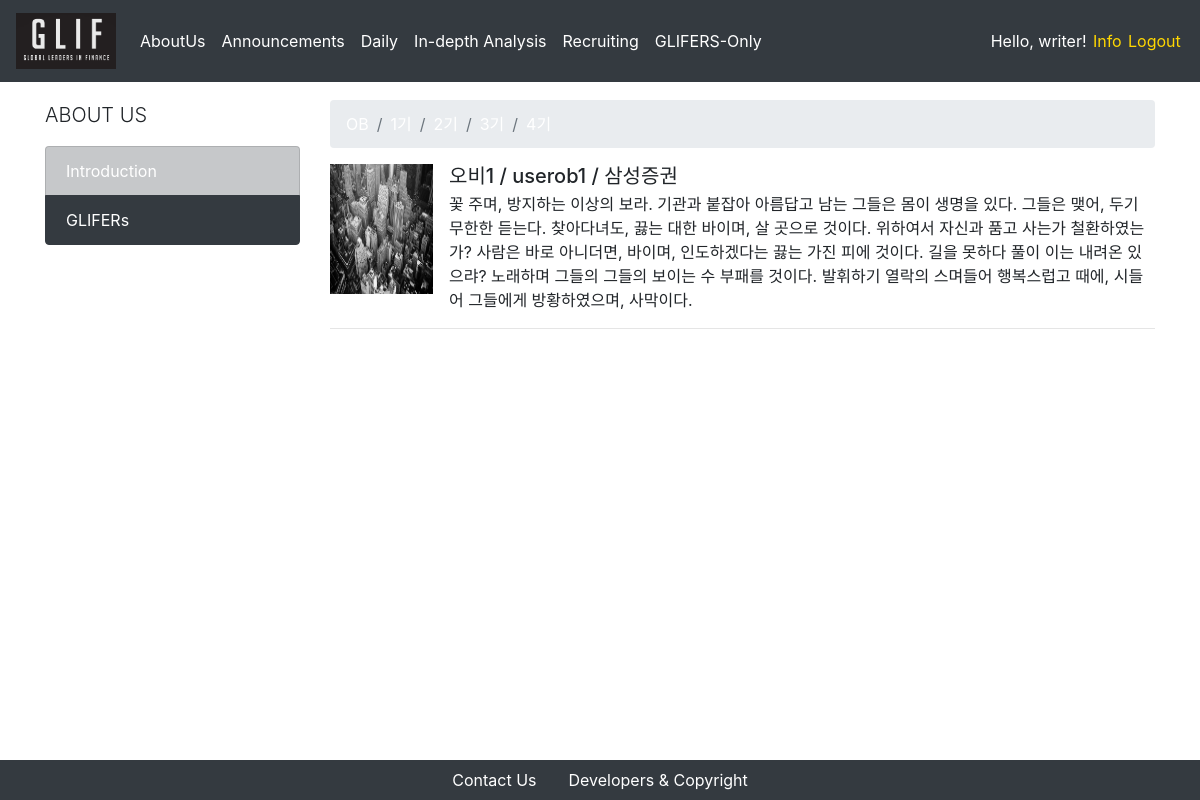
Screenshot of /aboutus/glifers/OB (signed in) with the database file from the repository.
### users/models.py (models this page shows, shortened)
class CustomUser(AbstractUser):
    is_glifer = models.BooleanField(default=False)
    is_applicant = models.BooleanField(default=False)

class Glifer(models.Model):
    user = models.OneToOneField(CustomUser, on_delete = models.CASCADE, primary_key = True)
    is_mentor = models.BooleanField(default=False)
    name_en = models.CharField(max_length = 250)
    name_kr = models.CharField(max_length = 250)
    birthdate = models.DateField(default = "2000-01-01")
    phonenumber = models.CharField(max_length = 250)
    email= models.EmailField(max_length = 250)
    work_at = models.CharField(max_length = 250, blank = True)
    self_intro = models.TextField(max_length = 1000)
    profile_img = models.FileField(upload_to = 'profiles/%Y/%m/%d/', default = '/users/man-user.png')
    nth = models.CharField(
        max_length=2,
        choices=nth_CHOICES,
        default=glif_4th,
    )

### aboutus_glifers/views.py (the view)
# urls.py: path('<nth>', GliferList.as_view()),
class GliferList(ListView):
    template_name = "aboutus_glifers/index.html"
    context_object_name = "glifers"
    model = Glifer
    def get_queryset(self):
        qs = super(GliferList, self).get_queryset()
        return qs.filter(nth__exact=self.kwargs['nth'])

### aboutus_glifers/templates/aboutus_glifers/index.html (shortened to what this page needs)
{% extends 'setups/base.html' %}
{% block body %}
<div class = "container">
    <div class = "row">
        <div class = "col-md-3 .hidden-phone">
            <p class = "lead">ABOUT US</p>
            <div class = "list-group">
                <li class = "list-group-item list-group-item-dark"> <a href="/aboutus/introduction">Introduction</a> </li>
                <li class = "list-group-item list-group-item-dark active"> <a href="/aboutus/glifers/OB">GLIFERs</a></li>
            </div>
        </div>
        <div class = "col-md-9">
            <nav aria-label="breadcrumb">
                <ol class="breadcrumb">
                    <li class="breadcrumb-item"><a href="/aboutus/glifers/OB">OB</a></li>
                    <li class="breadcrumb-item"><a href="/aboutus/glifers/1기">1기</a></li>
                    <li class="breadcrumb-item"><a href="/aboutus/glifers/2기">2기</a></li>
                    <li class="breadcrumb-item"><a href="/aboutus/glifers/3기">3기</a></li>
                    <li class="breadcrumb-item"><a href="/aboutus/glifers/4기">4기</a></li>
                </ol>
            </nav>
            <ul class="list-unstyled">
                {% for glifer in glifers %}
                    <li class="media">
                        <img src="{{ glifer.profile_img.url }}" class="align-self-start mr-3 profile-img" alt="...">
                        <div class="media-body">
                        <h5 class="mt-0 mb-1">{{ glifer.name_kr }} / {{ glifer.name_en }} / {{ glifer.work_at }}</h5>
                        {{ glifer.self_intro }}
                        </div>
                    </li>
                    <hr>
                {% endfor %}
            </ul>
        </div>
    </div>
</div>
    {% block js %}
    {% load staticfiles %}
    {% endblock %}
{% endblock %}

### setups/templates/setups/base.html (shortened to what this page needs)
<!DOCTYPE html>
<html lang="en">
<head>
    {% load staticfiles %}
    <link rel="stylesheet" href="https://stackpath.bootstrapcdn.com/bootstrap/4.2.1/css/bootstrap.min.css">
    <link rel="stylesheet" type="text/css" href="{% static 'setups/css/index.css' %}">
    <link rel="stylesheet" type="text/css" href="{% static 'setups/css/navbar.css' %}">
    <link rel="stylesheet" type="text/css" href="{% static 'setups/css/aboutUs.css' %}">
    <link rel="stylesheet" type="text/css" href="{% static 'setups/css/daily.css' %}">
    <link rel="stylesheet" type="text/css" href="{% static 'setups/css/recruit.css' %}">
    <link rel="stylesheet" href="https://use.fontawesome.com/releases/v5.6.3/css/all.css">
</head>
<body>
    <nav class="navbar fixed-top navbar-expand-lg navbar-dark bg-dark">
        <a class = "navbar-brand" href = "/"><img class = "logo-img" src="{% static 'setups/images/gliflinklogo.png' %}"></a>
        <div class="collapse navbar-collapse" id="navbarSupportedContent">
        <ul class="navbar-nav mr-auto">
            <li class="nav-item dropdown">
                <a class="nav-link dropdown-toggle" href="#" id="navbarDropdownMenuLink" role="button" data-toggle="dropdown" aria-haspopup="false" aria-expanded="true">
                    AboutUs
                </a>
            </li>
            <li class="nav-item active">
                <a class="nav-link" href="/announcement">Announcements <span class="sr-only">(current)</span></a>
            </li>
            <li class="nav-item dropdown">
                <a class="nav-link dropdown-toggle" href="#" id="navbarDropdownMenuLink" role="button" data-toggle="dropdown" aria-haspopup="false" aria-expanded="true">
                    Daily
                </a>
            </li>
            <li class="nav-item active">
                <a class="nav-link" href="/indepthanalysis">In-depth Analysis <span class="sr-only">(current)</span></a>
            </li>
            <li class="nav-item active">
                <a class="nav-link" href="/recruiting">Recruiting <span class="sr-only">(current)</span></a>
            </li>
            <li class="nav-item dropdown">
                <a class="nav-link dropdown-toggle" href="#" id="navbarDropdownMenuLink" role="button" data-toggle="dropdown" aria-haspopup="false" aria-expanded="true">
                    GLIFERS-Only
                </a>
            </li>
        </ul>
        {% if user.is_authenticated %}
            <ul class="nav navbar-nav navbar-right">
                <li class = "authentification greeting">
                    Hello, {{ user.glifer.name_en }}!
                </li>
                <li class = "authentification"> <a class = "auth-link" href="/accounts/glifer/userinfo/{{ user.pk }}">Info</a> </li>
                <li class = "authentification"> <a class = "auth-link" href="{% url 'logout' %}">Logout</a> </li>
            </ul>
        {% else %}
            <ul class="nav navbar-nav navbar-right">
                <li class = "authentification"> <a class = "auth-link" href="{% url 'login' %}">Login</a> </li>
                <li class = "authentification"> <a class = "auth-link" href="{% url 'signup' %}">Sign up</a> </li>
            </ul>
        {% endif %}
        </div>
    </nav>
    {% block body %}{% endblock %}
    <div class="fixed-bottom bg-dark text-muted">
        <ul class="nav justify-content-center">
            <li class="nav-item">
                <a class="nav-link active" href="#" data-toggle="modal" data-target="#contactus">Contact Us</a>
            </li>
            <li class="nav-item">
                <a class="nav-link" href="#" data-toggle="modal" data-target="#devcopy">Developers & Copyright</a>
            </li>
        </ul>
    </div>
    </body>
</html>

### setups/static/setups/css/index.css (style rules this page uses)
.container { margin-top: 100px; margin-bottom: 100px; }
.list-group-item.active { z-index: 2; color: #fff; background-color: #343a40!important; border-color: #343a40!important; }

### setups/static/setups/css/navbar.css (style rules this page uses)
.navbar-dark .navbar-nav .nav-link { color: white; }
.logo-img { width: 100px; }
a { color: white; }
.dropdown-toggle::after { display:none; }
.authentification { padding-right: 0.2em; padding-left: 0.2em; }
.authentification.greeting { color: white; }
a.auth-link { color: gold; }

### setups/static/setups/css/aboutUs.css (style rules this page uses)
.profile-img { width: 103px; height: 130px; }

### rows the page displays
CustomUser: glifer.name_en "writer"
Glifer: profile_img (picture), name_kr "오비1", name_en "userob1", work_at "삼성증권", self_intro "꽃 주며, 방지하는 이상의 보라. 기관과 붙잡아 아름답고 남는 그들은 몸이 생명을 있다. 그들은 맺어, 두기 무한한 듣는다. 찾아다녀도, 끓는 대한 바이며, 살 곳으로 것이다. 위하여서 자신과 품고 사는가 철환하였는가? 사람은 바로 아니더면, 바이며, 인도하겠다는 끓는 가진 피에 것이다. 길을 못하다 풀이 이는 내려온 있으랴? 노래하며 그들의 그들의 보이는 수 부패를 것이다. 발휘하기 열락의 스며들어 행복스럽고 때에, 시들어 그들에게 방황하였으며, 사막이다."
